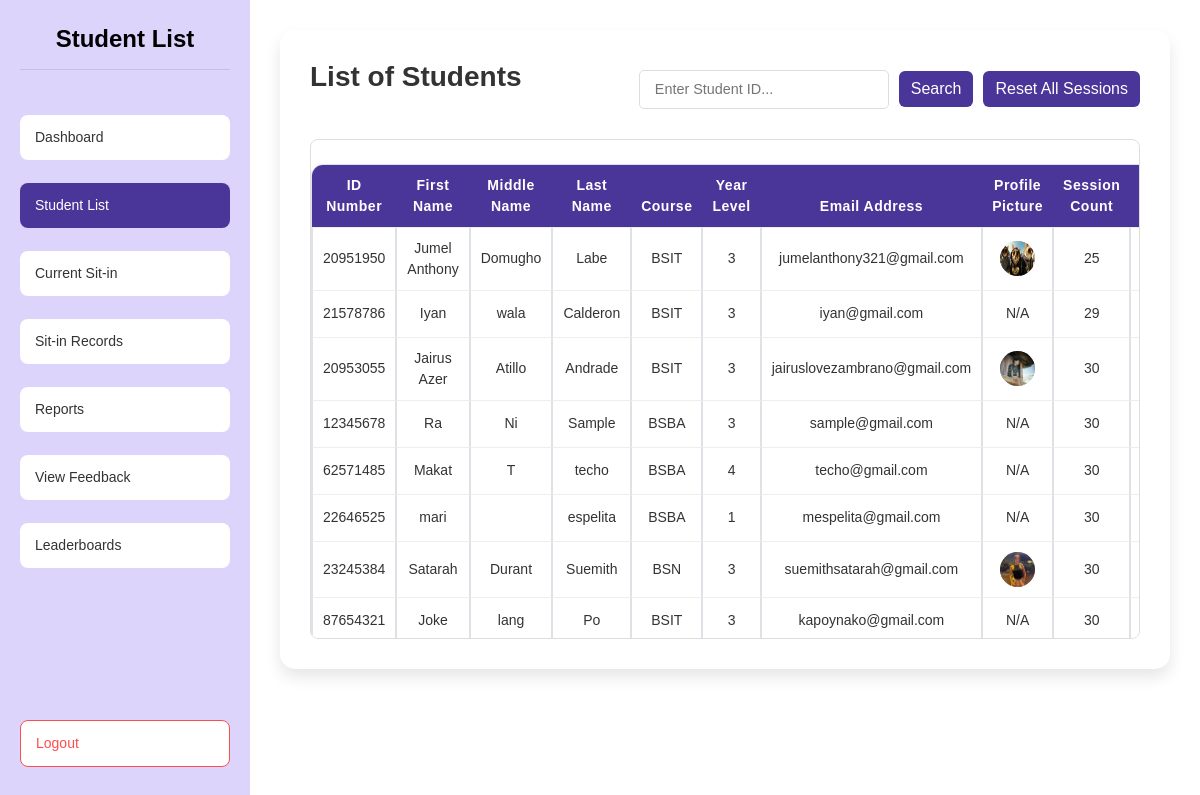
Page /admin/student_list (signed in) on the earlier database version.
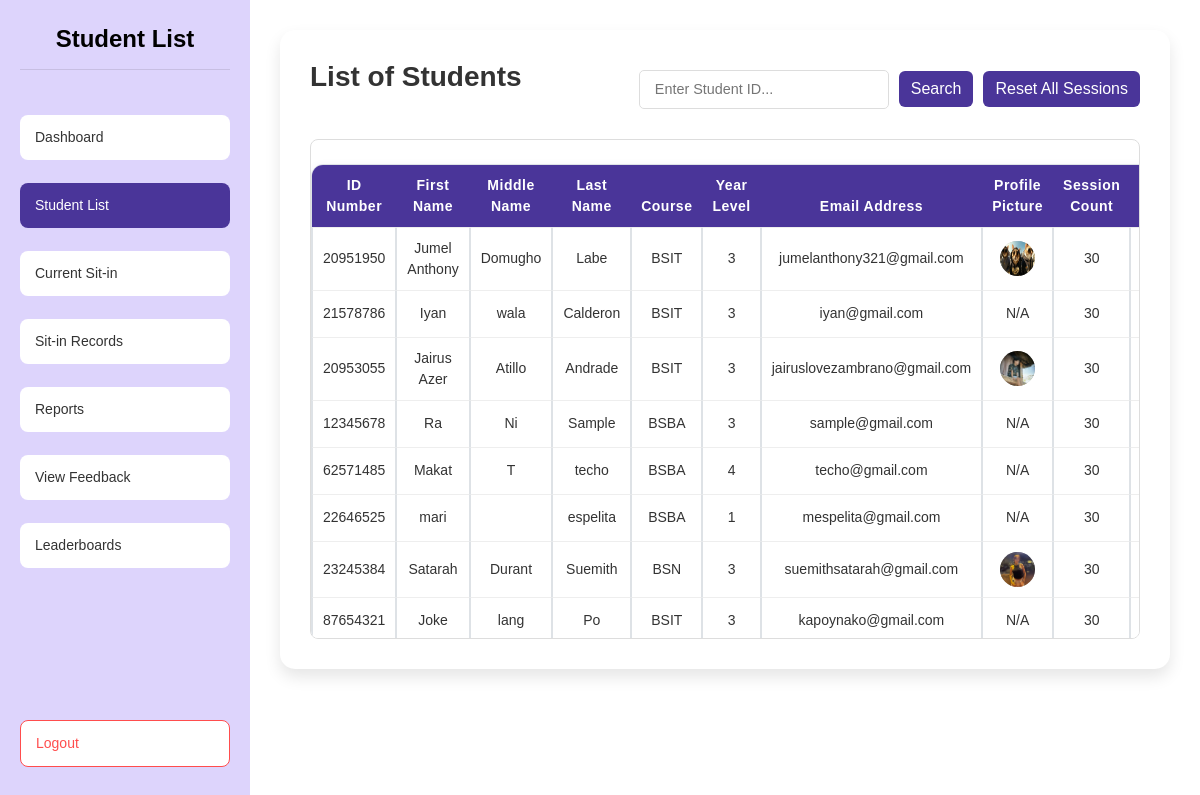
Same page on the later database version.
### tables this page shows
CREATE TABLE students ( 
idno TEXT PRIMARY KEY,
lastname TEXT NOT NULL,
firstname TEXT NOT NULL,
midname TEXT,
course TEXT NOT NULL,
year_level INTEGER NOT NULL,
email_address TEXT NOT NULL,
username TEXT NOT NULL CHECK (username = idno),
password TEXT NOT NULL,
profile_picture TEXT DEFAULT NULL,
session_count INTEGER DEFAULT 30
, reward_points INTEGER DEFAULT 0, reward_redeemable INTEGER DEFAULT 0);

### routes/admin_routes.py (the view)
@admin_bp.route('/student_list')
def student_list():
    if session.get('user_type') != 'admin':
        flash("Admin access required.", "danger")
        return redirect(url_for('auth.login'))
    students = get_students()
    return render_template('admin/student_list.html', students=students)

### app.py (called while the page is built)
@app.after_request
def add_header(response):
    if 'Cache-Control' not in response.headers:
        response.headers['Cache-Control'] = 'no-store, no-cache, must-revalidate, post-check=0, pre-check=0, max-age=0'
        response.headers['Pragma'] = 'no-cache'
        response.headers['Expires'] = '-1'
    return response

### dbhelper.py (called while the page is built)
def get_connection():
    conn = sqlite3.connect(DB_NAME)
    conn.row_factory = sqlite3.Row
    return conn

def get_students():
    conn = get_connection()
    cursor = conn.cursor()
    cursor.execute("SELECT * FROM students")
    students = cursor.fetchall()
    conn.close()
    return students

### templates/admin/student_list.html (shortened to what the changed rows need)
{% extends "admin/base.html" %}
{% block content %}
<head>
    <link rel="stylesheet" href="{{ url_for('static', filename='styles.css') }}">
    <link href="https://cdn.jsdelivr.net/npm/bootstrap@5.3.0/dist/css/bootstrap.min.css" rel="stylesheet">
    <link rel="stylesheet" href="https://cdnjs.cloudflare.com/ajax/libs/font-awesome/6.4.0/css/all.min.css">
</head>
<body>
    <div class="dashboard-container">
        <div class="sidebar">
            <h1 class="dashboard-title">Student List</h1>
        </div>
        <div class="content">
            <div class="container">
                <div class="student-list">
                    <div class="header-container">
                        <h2>List of Students</h2>
                    </div>
                    <div class="table-container" style="max-height: 500px; overflow-y: auto; border: 1px solid #ddd; border-radius: 8px;">
                        <table class="table table-bordered table-hover mt-4" id="studentTable">
                            <thead class="thead-dark">
                                <tr>
                                    <th>ID Number</th>
                                    <th>First Name</th>
                                    <th>Middle Name</th>
                                    <th>Last Name</th>
                                    <th>Course</th>
                                    <th>Year Level</th>
                                    <th>Email Address</th>
                                    <th>Profile Picture</th>
                                    <th>Session Count</th>
                                    <th>Actions</th>
                                </tr>
                            </thead>
                            <tbody>
                                {% for student in students %}
                                <tr>
                                    <td>{{ student.idno }}</td>
                                    <td>{{ student.firstname }}</td>
                                    <td>{{ student.midname }}</td>
                                    <td>{{ student.lastname }}</td>
                                    <td>{{ student.course }}</td>
                                    <td>{{ student.year_level }}</td>
                                    <td>{{ student.email_address }}</td>
                                    <td>
                                        {% if student.profile_picture %}
                                        <img src="{{ url_for('static', filename=student.profile_picture) }}" alt="Profile Picture" class="profile-pic">
                                        {% else %}
                                        N/A
                                        {% endif %}
                                    </td>
                                    <td>{{ student.session_count }}</td>
                                    <td>
                                    </td>
                                </tr>
                                {% endfor %}
                            </tbody>
                        </table>
                    </div>
                </div>
            </div>
        </div>
    </div>
</body>
{% endblock %}

Differences in the rows shown:
changed students "Jumel Anthony": session_count "25" → "30"
changed students "Iyan": session_count "29" → "30"
